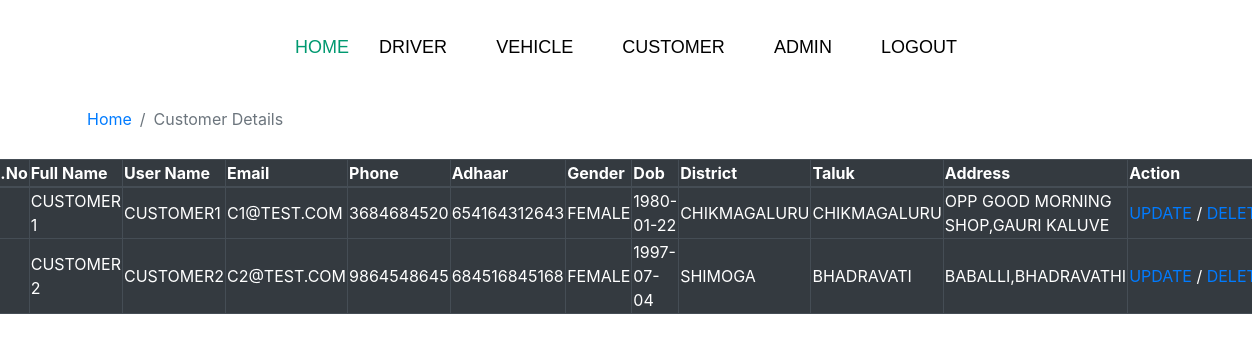
Screenshot of /Admin/customer/customerDetails.php (signed in) with the database file from the repository.
### tables this page shows
CREATE TABLE `creg_tb` (
  `id` int(11) NOT NULL,
  `fname` varchar(255) NOT NULL,
  `uname` varchar(255) NOT NULL,
  `email` varchar(255) NOT NULL,
  `phone` bigint(10) NOT NULL,
  `adhaar` bigint(12) NOT NULL,
  `gender` varchar(255) NOT NULL,
  `dob` date NOT NULL,
  `district` varchar(255) NOT NULL,
  `taluk` varchar(255) NOT NULL,
  `address` longtext NOT NULL,
  `password` varchar(255) NOT NULL
);

### Admin/customer/customerDetails.php (the view, shortened to what this page needs)
<?php
    include("../includes/loginHeader.php");
?>
<div class="container">
<ol class="breadcrumb bg-transparent">
    <li class="breadcrumb-item">
        <a href="../home.php">Home</a>
    </li>
    <li class="breadcrumb-item active" id="mini">Customer Details</li>
</ol>
</div>
<div class="row justify-content-center align-content-center">
    <table class="display table-active table-dark table-bordered" width="90%">
		<thead>
			<tr class="text-capitalize">
				<th>sl.no</th>
				<th class="text-capitalize">full name</th>
                <th class="text-capitalize">user name</th>
                <th class="text-capitalize">email</th>
                <th class="text-capitalize">phone</th>
                <th class="text-capitalize">adhaar</th>
                <th class="text-capitalize">gender</th>
				<th class="text-capitalize">dob</th>
				<th class="text-capitalize">district</th>
				<th class="text-capitalize">taluk</th>
				<th class="text-capitalize">address</th>
				<th class="text-capitalize">action</th>
			</tr>
		</thead>
		<tbody>
<?php
require("../includes/db.php");
$select="select * from creg_tb";
$run=$conn->query($select);
if($run->num_rows>0){
$total=0;
while($row=$run->fetch_array()){
$total=$total+1;
$id=$row['id'];
?>
<tr class="text-uppercase">
<td><?php echo $total; ?></td>
<td><?php echo $row['fname'];?></td>
<td><?php echo $row['uname'];?></td>
<td><?php echo $row['email'];?></td>
<td><?php echo $row['phone'];?></td>
<td><?php echo $row['adhaar'];?></td>
<td><?php echo $row['gender'];?></td>
<td><?php echo $row['dob'];?></td>
<td><?php echo $row['district'];?></td>
<td><?php echo $row['taluk'];?></td>
<td><?php echo $row['address'];?></td>
<td><a href="updateCustomer.php?id=<?php echo $id; ?>">Update</a>&nbsp;/&nbsp;<a href="deleteCustomer.php?id=<?php echo $id;?>">Delete</a></td>
</tr>
<?php
										}
									}
										?>
									</tbody>
								</table>

### rows the page displays
creg_tb: fname "CUSTOMER 1", uname "CUSTOMER1", email "C1@TEST.COM", phone "3684684520", adhaar "654164312643", gender "FEMALE", dob "1980-01-22", district "CHIKMAGALURU", taluk "CHIKMAGALURU", address "OPP GOOD MORNING SHOP,GAURI KALUVE"
creg_tb: fname "CUSTOMER 2", uname "CUSTOMER2", email "C2@TEST.COM", phone "9864548645", adhaar "684516845168", gender "FEMALE", dob "1997-07-04", district "SHIMOGA", taluk "BHADRAVATI", address "BABALLI,BHADRAVATHI"
